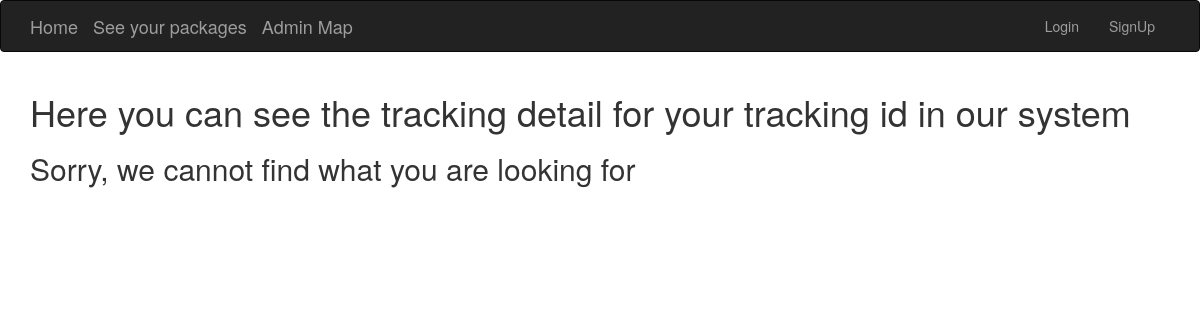
The app's page /apps/tracking_detail/8, older data.
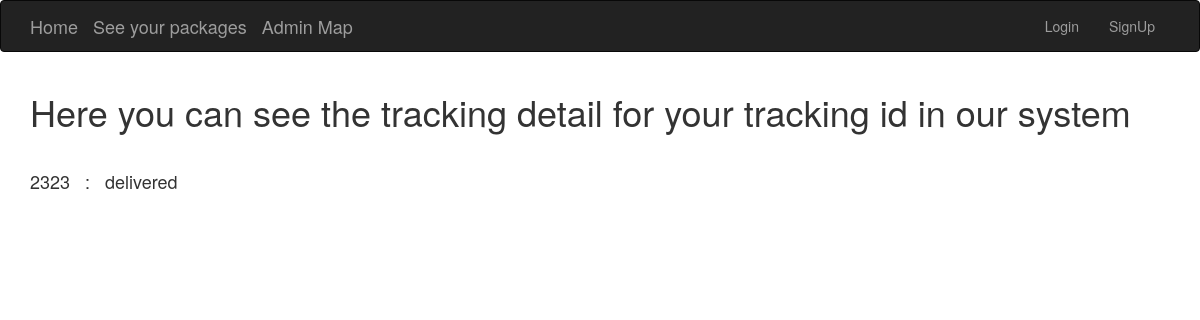
The same page, newer data.
### apps/models.py (models this page shows, shortened)
class Tracking(models.Model):
    tracking_id = models.IntegerField(default=0)
    trunk_id = models.IntegerField(blank=True, null=True)
    to_x = models.IntegerField(blank=True, null=True)
    to_y = models.IntegerField(blank=True, null=True)
    finished = models.BooleanField(default=False)
    assigned_trunk = models.BooleanField(default=False)
    is_prime = models.BooleanField(default=False)
    warehouse_id = models.IntegerField(default=0)
    user = models.ForeignKey(User, blank=True, null=True, on_delete=models.CASCADE, related_name="trackings")

### apps/views.py (the view)
# urls.py: url(r'^tracking_detail/(?P<key>[0-9]+)', views.tracking_detail, name='tracking_detail'),
def tracking_detail(request, key):
    if not Tracking.objects.filter(id=int(key)).exists():
        return render(request, "apps/tracking_detail.html", {"message":"cannot find the tracking id in our system", "not_found":"true"})
    tracking = Tracking.objects.get(id=int(key))
    tracking.strStatus = getStatus(tracking)
    return render(request, "apps/tracking_detail.html", {"tracking":tracking})

### apps/views.py (called while the page is built)
def getStatus(tracking):
    if tracking.finished:
        return "delivered"
    elif not tracking.assigned_trunk:
        return "created"
    else:
        return intToStatus(Trunk.objects.get(trunk_id=tracking.trunk_id).status)

### apps/templates/apps/tracking_detail.html
{% extends 'base.html' %}
{% block content %}
<h1>Here you can see the tracking detail for your tracking id in our system</h1>
{% if not_found %}
<h2>Sorry, we cannot find what you are looking for</h2>
{% else %}
<br/>
<h4>{{tracking.tracking_id}} &nbsp&nbsp: &nbsp&nbsp{{tracking.strStatus}}</h4>
{% endif %}
{% endblock %}

Row changes from the older to the newer data that the page shows:
added Tracking: tracking_id "2323", strStatus "delivered"
Text that changed along with them:
text no longer shown: "Sorry, we cannot find what you are looking for"
